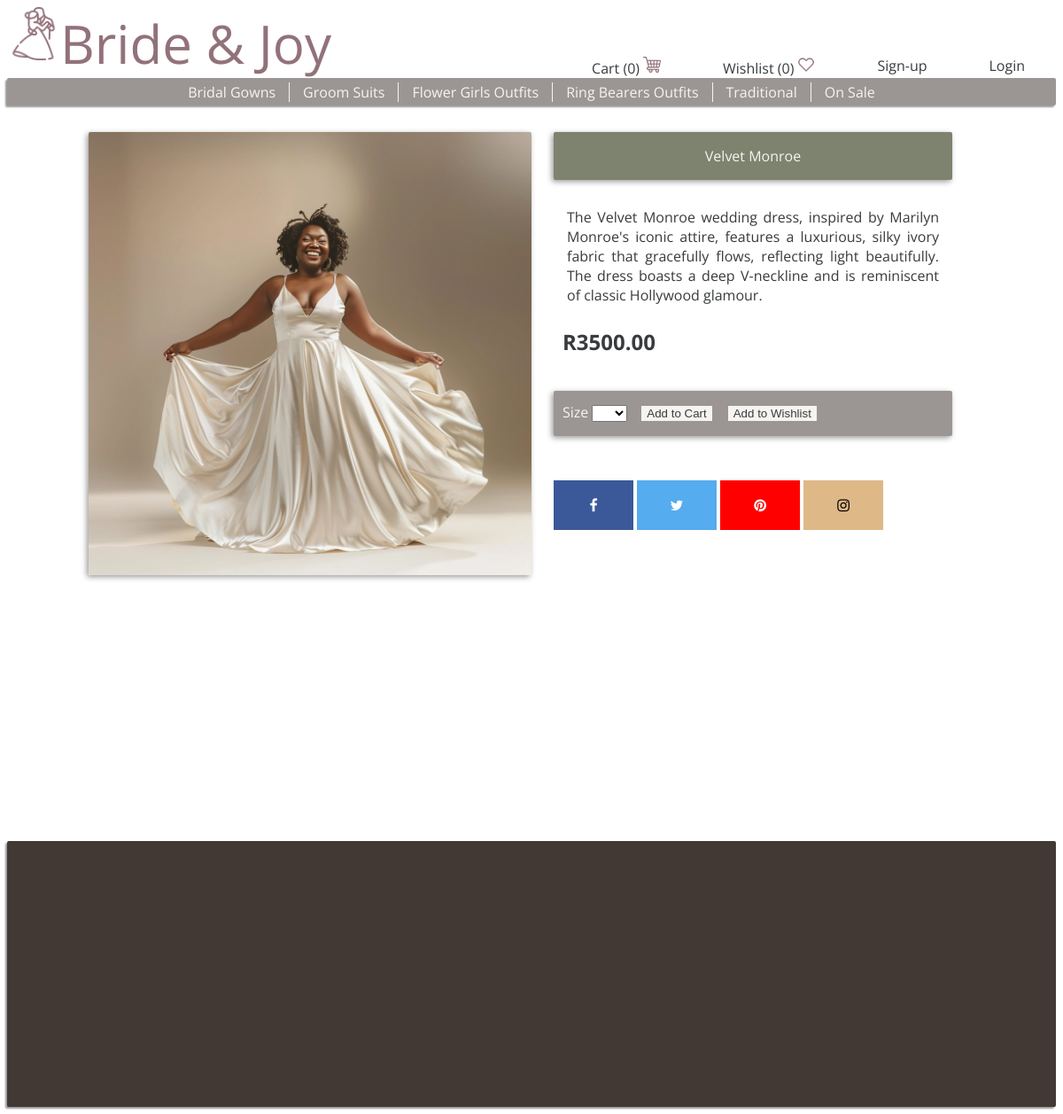
/product.php?prod_id=41, run on the app's committed database.
### tables this page shows
CREATE TABLE `product` (
  `prod_id` int NOT NULL AUTO_INCREMENT,
  `price` decimal(10,2) DEFAULT NULL,
  `prod_name` varchar(128) DEFAULT NULL,
  `prod_desc` varchar(255) DEFAULT NULL,
  `prod_img` varchar(128) DEFAULT NULL,
  `supplier_id` int DEFAULT NULL,
  PRIMARY KEY (`prod_id`)
);

### src/functions.php (called while the page is built, shortened)
<?php
  $host = 'localhost';
  $data = 'bride_and_joy';
  $user = 'admin';
  $pass = 'AdminP@ss123';
  $chrs = 'utf8mb4';
  $attr = "mysql:host=$host;dbname=$data;charset=$chrs";
  $opts =
  [
    PDO::ATTR_ERRMODE => PDO::ERRMODE_EXCEPTION,
    PDO::ATTR_DEFAULT_FETCH_MODE => PDO::FETCH_ASSOC,
    PDO::ATTR_EMULATE_PREPARES => false,
  ];
  try
  {
    $pdo = new PDO($attr, $user, $pass, $opts);
  }
  catch(\PDOException $e)
  {
    throw new \PDOException($e->getMessage(), (int)$e->getCode());
  }
  function queryMysql($query)
  {
    global $pdo;
    return $pdo->query($query);
  }
?>

### public/product.php (the view, shortened to what this page needs)
<?php
   require_once '../src/functions.php';
   require_once '../src/above_nav_content.php';
  if(isset($_GET['prod_id']) || isset($_SESSION['clicked_product']))
 {
    $clickedProduct = $_GET['prod_id'];
    $prod_id = $clickedProduct;
    $query =  "SELECT prod_name, price, prod_desc, prod_img
              FROM product
              WHERE prod_id = '$prod_id';";
    $result = queryMysql($query);
    $row = $result->fetch();
    $prod_name = $row['prod_name'];
    $price = $row['price'];
    $prod_desc = $row['prod_desc'];
    $prod_img = $row['prod_img'];
    echo <<<_END
    <section class='container'>
    <div class='clearfix prod-container'>
        <img src="images/img/$prod_img" alt="" class="prod-img">
        <div class="prod-header-div">
            <h3 class="prod-heading">
                $prod_name
            </h3>
        </div>
        <div class="prod-desc-div">
            <p class="description">
                $prod_desc
            </p>
            <h3 class="price">
                R$price
            </h3>
        </div>
    _END;
    $query = "SELECT DISTINCT size
              FROM stock
              WHERE prod_id = $prod_id";
    $result = queryMysql($query);
    $arrAvailableSizes = array();
    $arrAvailableSizes[] = "";
    while ($row = $result->fetch())
    {
      $arrAvailableSizes[] = $row['size'];
    }
    echo <<<_END
      <form method="post" action="product.php?prod_id=$prod_id">
        <div class="prod-action-div">
        <label for="sizes-list" class="sizes-label">Size</label>
        <select name="sizes" id="sizes-list" onchange="sizeCheck()">
    _END;
    foreach ($arrAvailableSizes as $size){
      echo '<option value='.$size.'>'.$size.'</option>';
    }
    echo <<<_END
        </select>
        <input type="hidden" name="prod_id" value=$prod_id>
        <input type="hidden" name="customer_id" value=$customer_id>
        <input type="submit" class="cart-button gray-button" value="Add to Cart" name="cartButton" disabled>
        <input type="submit" class="wishlist-button gray-button" value="Add to Wishlist" name="wishlistButton">
      </form>
      </div>
        <div class="prod-socials-div">
            <a href="#" class="fa fa-facebook"></a>
            <a href="#" class="fa fa-twitter"></a>
            <a href="#" class="fa fa-pinterest"></a>
            <a href="#" class="fa fa-instagram"></a>
        </div>
      </div>
    _END;
  }
  echo <<<_END
  </section>
  <footer>
      <div class='end'>
      </div>
  </footer>
  </body>
  </html>
 _END;
?>

### public/css/bride_and_joy.css (style rules this page uses)
.container { width: 1000px; border: none; margin: auto auto; margin-bottom: 300px; }
.price { margin-top: 25px; font-size: 24px; color: #383B3E; font-family: 'Open Sans', sans-serif; margin-left: 10px; }
#top-nav-div, .end { background-color: #9B9694; border-top-left-radius: 2px; border-top-right-radius: 2px; border-bottom-left-radius: 2px; border-bottom-right-radius: 2px; box-shadow: -2px 2px 2px #999999; }
.end { height: 300px; margin: auto auto; background-color: #423935; }
#top-nav-div, .end { text-align: center; }
.clearfix::after { clear: both; content: ""; display: block; }
.prod-img { width: 500px; height: 500px; float: left; border-top-left-radius: 2px; border-top-right-radius: 2px; border-bottom-left-radius: 2px; border-bottom-right-radius: 2px; box-shadow: -2px 2px 6px #999999; margin-top: 15px; }
.prod-header-div, .prod-desc-div, .prod-action-div, .prod-socials-div { float: left; width: 450px; margin-left: 25px; margin-top: 15px; border-top-left-radius: 2px; border-top-right-radius: 2px; border-bottom-left-radius: 2px; border-bottom-right-radius: 2px; }
.prod-header-div, .similar-header-div { background-color: #7D836E; box-shadow: -2px 2px 6px #999999; }
.prod-heading, .similar-heading, .sizes-label, .quantity-label { text-align: center; font-size: 16px; font-family: 'Open Sans', sans-serif; color: #F6F4F0; font-weight: normal; }
.sizes-label, .quantity-label, .sizes-list, .cart-button, .wishlist-button { margin-top: 15px; margin-bottom: 15px; margin-left: 10px; }
.sizes-list, .quantity-list, .cart-button, .wishlist-button { cursor: pointer; }
.description { text-align: justify; font-size: 16px; color:#383B3E; font-family: 'Open Sans', sans-serif; margin-left: 15px; margin-right: 15px; }
.prod-action-div { background-color: #9B9694; box-shadow: -2px 2px 6px #999999; }
.fa { padding: 20px; font-size: 30px; width: 50px; text-align: center; text-decoration: none; }
.prod-socials-div { margin-top: 50px; }
.fa-facebook { background: #3B5998; color: white; }
.fa-twitter { background: #55ACEE; color: white; }
.fa-instagram { background: burlywood; color: black; }
.fa-pinterest { background: red; color: white; font-size: 16px; }
.gray-button { background-color: #F6F4F0; color: #383B3E; border: 2px solid #9B9694; font-family: 'Open-Sans' sans-serif; border-top-left-radius: 2px; border-top-right-radius: 2px; border-bottom-left-radius: 2px; border-bottom-right-radius: 2px; }

### data on the page
product: prod_img (picture), prod_name "Velvet Monroe", prod_desc "The Velvet Monroe wedding dress, inspired by Marilyn Monroe's iconic attire, features a luxurious, silky ivory fabric that gracefully flows, reflecting light beautifully. The dress boasts a deep V-neckline and is reminiscent of classic Hollywood glamour.", price "3500.00"

### other printed values
$wishlist_count "0"
$cart_count "0"
